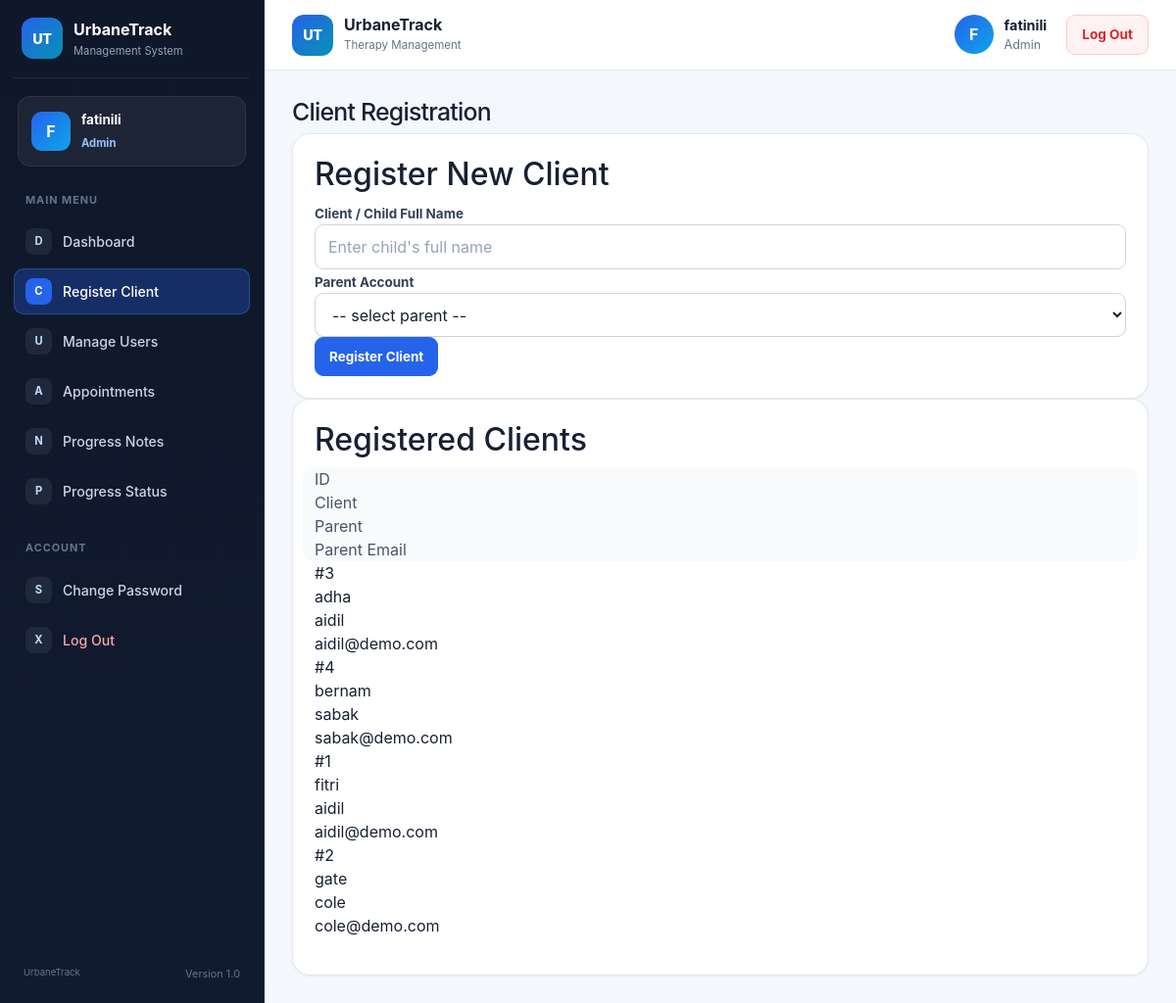
The app's page /admin/clients (signed in) with its own data.
### tables this page shows
CREATE TABLE clients (
        client_id INTEGER PRIMARY KEY AUTOINCREMENT,
        parent_user_id INTEGER NOT NULL,
        full_name TEXT NOT NULL,
        date_of_birth TEXT,
        FOREIGN KEY(parent_user_id) REFERENCES users(user_id)
    );

CREATE TABLE users (
        user_id INTEGER PRIMARY KEY AUTOINCREMENT,
        full_name TEXT NOT NULL,
        email TEXT NOT NULL UNIQUE,
        password_hash TEXT NOT NULL,

        role TEXT NOT NULL
            CHECK(role IN ('ADMIN', 'THERAPIST', 'PARENT')),

        must_change_password INTEGER NOT NULL DEFAULT 0,
        is_active INTEGER NOT NULL DEFAULT 1,

        approval_status TEXT NOT NULL
            CHECK(
                approval_status IN (
                    'APPROVED',
                    'PENDING',
                    'REJECTED'
                )
            )
            DEFAULT 'APPROVED'
    );

### app.py (the view, shortened to what this page needs)
@app.route("/admin/clients", methods=["GET", "POST"])
@login_required(roles=["ADMIN"])
def admin_clients():
    db = get_db()
    parents = db.execute("""
        SELECT
            user_id,
            full_name,
            email
        FROM users
        WHERE role = 'PARENT'
          AND is_active = 1
          AND approval_status = 'APPROVED'
        ORDER BY full_name
    """).fetchall()
    clients = db.execute("""
        SELECT
            c.client_id,
            c.full_name AS client_name,
            u.full_name AS parent_name,
            u.email AS parent_email
        FROM clients c
        JOIN users u
            ON u.user_id = c.parent_user_id
        ORDER BY c.full_name
    """).fetchall()
    return render_template(
        "admin_clients.html",
        parents=parents,
        clients=clients
    )

### app.py (called while the page is built)
def get_db():
    if "db" not in g:
        g.db = sqlite3.connect(DB_PATH)
        g.db.row_factory = sqlite3.Row
    return g.db

def login_required(roles=None):
    def decorator(fn):
        @wraps(fn)
        def wrapper(*args, **kwargs):
            user = session.get("user")
            if not user:
                flash("Please log in first.", "error")
                return redirect(url_for("home"))
            if roles and user.get("role") not in roles:
                abort(403)
            return fn(*args, **kwargs)
        return wrapper
    return decorator

### templates/admin_clients.html (shortened to what this page needs)
{% extends "base.html" %}
{% block content %}
<h1>Client Registration</h1>
<section class="grid">
  <div class="card">
    <h2>Register New Client</h2>
    <form
      method="POST"
      action="{{ url_for('admin_clients') }}"
      class="form"
    >
      <label for="client_name">
        Client / Child Full Name
      </label>
      <input
        type="text"
        id="client_name"
        name="client_name"
        placeholder="Enter child's full name"
        required
      >
      <label for="parent_user_id">
        Parent Account
      </label>
      <select
        id="parent_user_id"
        name="parent_user_id"
        required
      >
        <option value="">
          -- select parent --
        </option>
      </select>
      <button
        class="btn primary"
        type="submit"
      >
        Register Client
      </button>
    </form>
  </div>
  <div
    class="card"
    style="grid-column: 1 / -1;"
  >
    <h2>Registered Clients</h2>
    <div class="table">
      <div class="row head">
        <div>ID</div>
        <div>Client</div>
        <div>Parent</div>
        <div>Parent Email</div>
      </div>
      {% for client in clients %}
        <div class="row">
          <div>#{{ client.client_id }}</div>
          <div>{{ client.client_name }}</div>
          <div>{{ client.parent_name }}</div>
          <div>{{ client.parent_email }}</div>
        </div>
      {% else %}
        <div class="muted">
          No clients registered yet.
        </div>
      {% endfor %}
    </div>
  </div>
</section>
{% endblock %}

### static/style.css (style rules this page uses)
:root { --ut-primary: #2563eb; --ut-primary-dark: #1d4ed8; --ut-primary-soft: #eff6ff; --ut-success: #059669; --ut-success-soft: #ecfdf5; --ut-danger: #dc2626; --ut-danger-soft: #fef2f2; --ut-warning: #d97706; --ut-warning-soft: #fffbeb; --ut-sidebar: #0f172a; --ut-sidebar-secondary: #172033; --ut-background: #f4f7fb; --ut-surface: #ffffff; --ut-surface-secondary: #f8fafc; --ut-text: #172033; --ut-muted: #64748b; --ut-border: #e2e8f0; --ut-border-dark: #334155; --ut-radius-small: 8px; --ut-radius: 12px; --ut-radius-large: 18px; --ut-shadow-small: 0 1px 2px rgba(15, 23, 42, 0.05); --ut-shadow: 0 8px 24px rgba(15, 23, 42, 0.08); --ut-sidebar-width: 270px; --ut-topbar-height: 72px; --bg: var(--ut-background); --card: var(--ut-surface); --surface: var(--ut-surface); --border: var(--ut-border); --text: var(--ut-text); --muted: var(--ut-muted); --primary: var(--ut-primary); --danger: var(--ut-danger); }
html { min-height: 100%; scroll-behavior: smooth; }
body { min-height: 100vh; margin: 0; color: var(--ut-text); background: var(--ut-background); font-family: Inter, ui-sans-serif, system-ui, -apple-system, BlinkMacSystemFont, "Segoe UI", sans-serif; line-height: 1.5; }
body.app-body { padding-top: var(--ut-topbar-height); padding-left: var(--ut-sidebar-width); }
button, input, select, textarea { font: inherit; }
.page-heading h1, .modern-page-container > h1 { margin: 0 0 6px; color: var(--ut-text); font-size: clamp(1.55rem, 2vw, 2rem); letter-spacing: -0.03em; }
.card, .auth-card, .accounts-card, .dashboard-card, .progress-card, .note-card, .modal-box { color: var(--ut-text); background: var(--ut-surface); border: 1px solid var(--ut-border); box-shadow: var(--ut-shadow-small); }
.card { padding: 22px; border-radius: var(--ut-radius-large); }
.form, .auth-form { gap: 16px; }
label, .form-group label { color: #334155; font-size: 0.84rem; font-weight: 650; }
input, select, textarea, .auth-form input { width: 100%; min-height: 45px; padding: 10px 13px; color: var(--ut-text); background: var(--ut-surface); border: 1px solid #cbd5e1; border-radius: 9px; outline: none; transition: border-color 0.18s ease, box-shadow 0.18s ease; }
input::placeholder, textarea::placeholder { color: #94a3b8; }
select option { color: var(--ut-text); background: #ffffff; }
.btn, button.btn { min-height: 40px; padding: 9px 14px; color: #334155; background: var(--ut-surface); border: 1px solid #cbd5e1; border-radius: 9px; font-size: 0.84rem; font-weight: 650; text-decoration: none; transition: transform 0.15s ease, background 0.18s ease, border-color 0.18s ease; }
.btn.primary, .auth-submit { color: #ffffff; background: var(--ut-primary); border-color: var(--ut-primary); }
.row, .account-row { color: var(--ut-text); background: var(--ut-surface); border-color: var(--ut-border); border-radius: 10px; }
.row.head, .account-head { color: #475569; background: var(--ut-surface-secondary); border-color: var(--ut-border); }

### records on screen
clients: client_id "3", client_name "adha", parent_name "aidil", parent_email "aidil@demo.com"
clients: client_id "4", client_name "bernam", parent_name "sabak", parent_email "sabak@demo.com"
clients: client_id "1", client_name "fitri", parent_name "aidil", parent_email "aidil@demo.com"
clients: client_id "2", client_name "gate", parent_name "cole", parent_email "cole@demo.com"

### other values on screen
{{ session["user"]["full_name"][0] | upper }} "F"
{{ session["user"]["full_name"] }} "fatinili"
{{ session["user"]["role"] | title }} "Admin"
